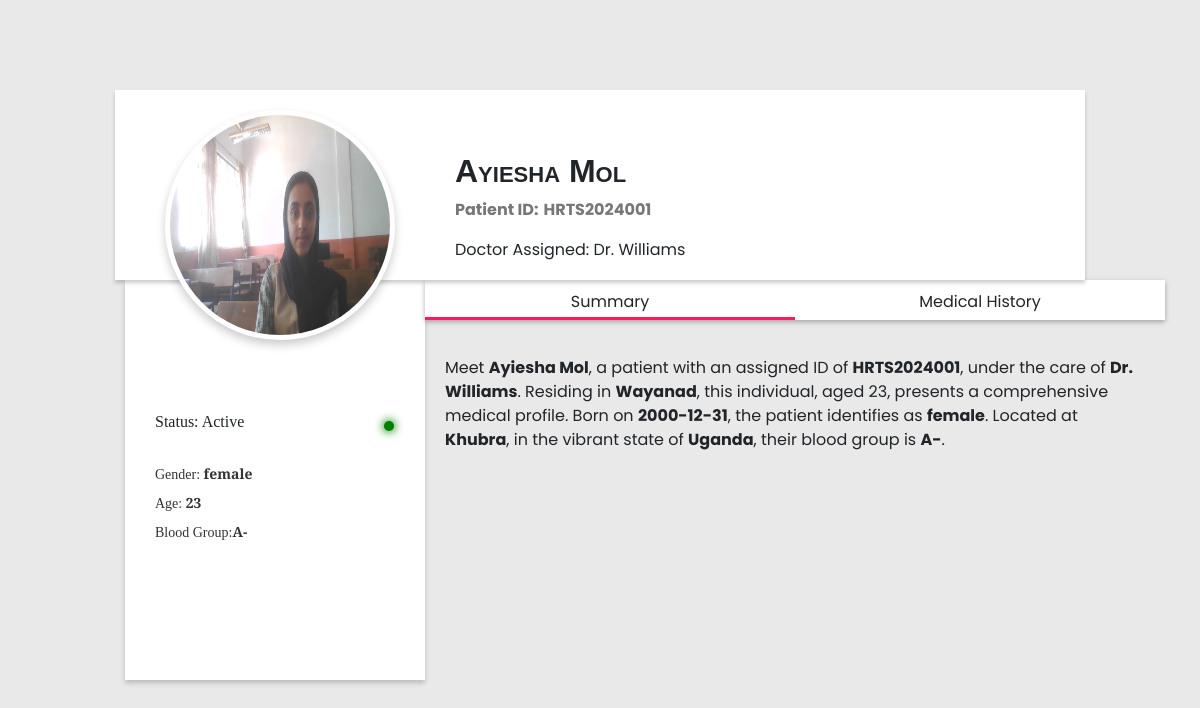
The app's page /patient/HRTS2024001/ with its own data.
### app.py (models this page shows)
class Patient(db.Model):
    id = db.Column(db.String(20), primary_key=True)
    firstname = db.Column(db.String(50), nullable=False)
    lastname = db.Column(db.String(50), nullable=False)
    email = db.Column(db.String(100))
    phone = db.Column(db.String(20))
    dob = db.Column(db.String(20))
    address = db.Column(db.String(200))
    city = db.Column(db.String(50))
    state = db.Column(db.String(50))
    zipcode = db.Column(db.String(10))
    bloodgroup = db.Column(db.String(10))
    gender = db.Column(db.String(10))
    doctor = db.Column(db.String(100))
    prevcondition = db.Column(db.Text)
    image = db.Column(db.String(100))
    medical_history_pdf = db.Column(db.String(100))  # Add this field

### app.py (the view)
@app.route('/patient/<patient_id>/')
def patient_profile(patient_id):
    patient = Patient.query.filter_by(id=patient_id).first()
    if patient:
        return render_template('patient_profile.html', patient=patient, calculate_age=calculate_age)
    else:
        return "Patient not found", 404

### app.py (called while the page is built)
def calculate_age(dob):
    today = datetime.today()
    dob = datetime.strptime(dob, "%Y-%m-%d")
    age = today.year - dob.year - ((today.month, today.day) < (dob.month, dob.day))
    return age

### templates/patient_profile.html (shortened to what this page needs)
<!DOCTYPE html>
<html lang="en">
  <head>
    <link
      rel="stylesheet"
      href="https://cdnjs.cloudflare.com/ajax/libs/twitter-bootstrap/4.1.3/css/bootstrap.min.css"
    />
    <link rel="stylesheet" href="{{ url_for('static', filename='patient_profile.css') }}" />
  </head>
  <body>
    <div class="container">
      <div class="profile-header">
        <div class="profile-img">
          <img src="{{ url_for('static', filename='images/' + patient.id + '.jpg') }}" width="200" alt="Profile Image" />
        </div>
        <div class="profile-nav-info">
          <h3 class="user-name"> {{ patient.firstname }} {{ patient.lastname }}</h3>
          <div class="address">
            <p id="state" class="state">Patient ID:</p>
            <span id="country" class="country"> {{ prefix }}{{ patient.id }}</span>
          </div>
          <p id="state" class="state">Doctor Assigned:  {{ patient.doctor }}</p>
        </div>
      </div>
      <div class="main-bd">
        <div class="left-side">
          <div class="profile-side">
            <div class="user-bio">
              <h3 style="font-size: medium">Status: Active</h3>
            </div>
            <br><br>
            <p>Gender: <strong>{{ patient.gender }}</strong></p>
            <p>Age: <strong>{{ calculate_age(patient.dob) }}</strong></p>
            <p>Blood Group:<strong>{{ patient.bloodgroup }}</strong></p>
          </div>
        </div>
        <div class="right-side">
          <div class="nav">
            <ul>
              <li onclick="tabs(0)" class="user-post active">Summary</li>
              <li onclick="tabs(1)" class="user-setting">Medical History</li>
            </ul>
          </div>
          <div class="profile-body">
            <div class="profile-posts tab active">
              <p style="text-align: left  ;">
                Meet  <strong>{{ patient.firstname }} {{ patient.lastname }}</strong>, a patient with an assigned ID of
                <strong>{{ prefix }}{{ patient.id }}</strong>, under the care of <strong>{{ patient.doctor }}</strong>. Residing in <strong>{{ patient.city }}</strong>,
                this individual, aged {{ calculate_age(patient.dob) }}, presents a comprehensive medical
                profile. Born on <strong>{{ patient.dob }}</strong>, the patient identifies as <strong>{{ patient.gender }}</strong>. Located at <strong>{{ patient.address }}</strong>,
                in the vibrant state of <strong>{{ patient.state }}</strong>, their blood group is
                <strong>{{ patient.bloodgroup }}</strong>.
              </p>
            </div>
          </div>
        </div>
      </div>
    </div>
  </body>
</html>

### static/patient_profile.css (style rules this page uses)
* { padding: 0; margin: 0; box-sizing: border-box; }
body { background: #e9e9e9; overflow-x: hidden; padding-top: 90px; font-family: "Poppins", sans-serif; margin: 0 100px; }
.profile-header { background: #fff; width: 100%; display: flex; height: 190px; position: relative; box-shadow: 0px 3px 4px rgba(0, 0, 0, 0.2); }
.profile-img { float: left; width: 340px; height: 200px; }
.profile-img img { border-radius: 50%; height: 230px; width: 230px; border: 5px solid #fff; box-shadow: 0px 5px 10px rgba(0, 0, 0, 0.2); position: absolute; left: 50px; top: 20px; z-index: 5; background: #fff; }
.profile-nav-info { float: left; display: flex; flex-direction: column; justify-content: center; padding-top: 60px; }
.profile-nav-info h3 { font-variant: small-caps; font-size: 2rem; font-family: sans-serif; font-weight: bold; }
.profile-nav-info .address { display: flex; font-weight: bold; color: #777; }
.profile-nav-info .address p { margin-right: 5px; }
.main-bd { width: 100%; display: flex; padding-right: 15px; }
.profile-side { width: 300px; height: 400px; background: #fff; box-shadow: 0px 3px 5px rgba(0, 0, 0, 0.2); padding: 130px 30px 20px; font-family: "Bree Serif", serif; margin-left: 10px; z-index: 99; }
.profile-side p { margin-bottom: 7px; color: #333; font-size: 14px; }
.nav { width: 100%; z-index: -1; }
.nav ul { display: flex; justify-content: space-around; list-style-type: none; height: 40px; width: 740px; background: #fff; box-shadow: 0px 2px 5px rgba(0, 0, 0, 0.3); }
.nav ul li { padding: 10px; width: 100%; cursor: pointer; text-align: center; transition: all 0.2s ease-in-out; }
.nav ul li:hover, .nav ul li.active { box-shadow: 0px -3px 0px rgba(288, 0, 70, 0.9) inset; }
.profile-body { width: 100%; z-index: -1; }
.tab { display: none; }
.tab { padding: 20px; width: 100%; text-align: center; }
.user-bio { position: relative; display: inline-block; }
.user-bio::after { content: ''; position: absolute; top: 50%; right: -150px; transform: translateY(-50%); width: 10px; height: 10px; background-color: green; border-radius: 50%; box-shadow: 0 0 10px 1px green; }

### records on screen
Patient: id (picture), firstname "Ayiesha", lastname "Mol", id "HRTS2024001", doctor "Dr. Williams", gender "female", dob "23", bloodgroup "A-", city "Wayanad", dob "2000-12-31", address "Khubra", state "Uganda"
